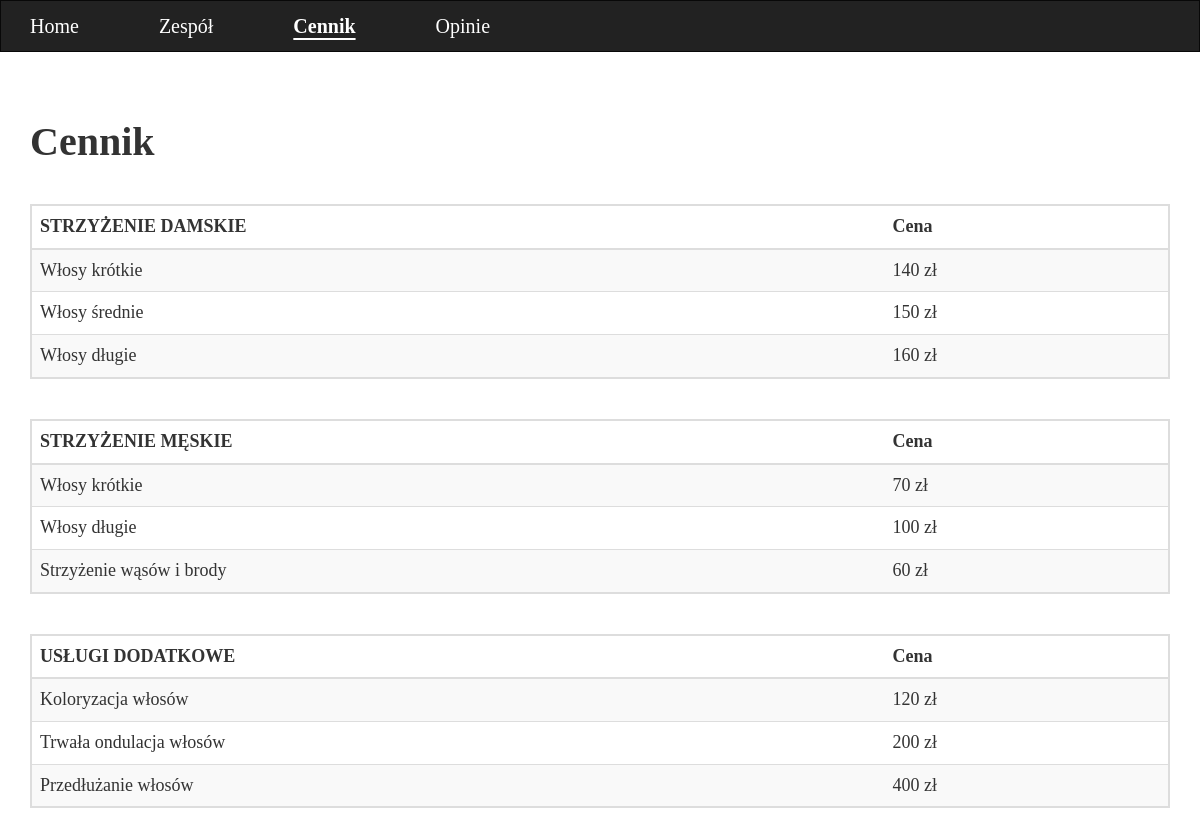
/cennik, run on the app's committed database.
### website/models.py (models this page shows)
class Price(db.Model):
    __tablename__ = 'prices'
    id = db.Column(db.Integer, primary_key=True)
    name = db.Column(db.String(50), nullable=False)
    price = db.Column(db.Integer, nullable=False)
    type = db.Column(db.String(10), nullable=False)

### website/views.py (the view)
@views.route('/cennik', methods=['GET'])
def prices():
    price_list = Price.query.all()  # zapytanie do bazy pobierające wszystkie obiekty klasy Price
    return render_template('prices.html', current_page='cennik', price_list=price_list)

### website/templates/prices.html (shortened to what this page needs)
{% extends "base.html" %}
{% block content %}
<div class="container" style="padding-top: 100px;">
  <h1 class="header">Cennik</h1>
  {% for x in ['damskie', 'męskie', 'dodatkowe'] %}
    <table class="table table-striped">
      <thead>
        <tr>
          {% if x == 'dodatkowe' %}
            <th>USŁUGI DODATKOWE</th>
          {% else %}
            <th>STRZYŻENIE {{ x.upper() }}</th>
          {% endif %}
          <th>Cena</th>
        </tr>
      </thead>
      <tbody>
        {% for price in price_list %}
          {% if price.type == x %}
            <tr>
              <td>{{ price.name }}</td>
              <td>{{ price.price }} zł</td>
            </tr>
          {% endif %}
        {% endfor %}
      </tbody>
    </table>
  {% endfor %}
</div>
{% endblock %}

### website/templates/prices.html (style rules this page uses)
.header { font-family: 'Verdana'; font-size: 40px; font-weight: bold; margin-bottom: 20px; }
.table-striped { font-family: 'Verdana'; margin-top: 40px; font-size: 18px; border: 2px solid #ddd; border-radius: 2px; }
.table-striped td:nth-child(1) { width: 75%; }

### data on the page
Price: name "Włosy krótkie", price "140"
Price: name "Włosy średnie", price "150"
Price: name "Włosy długie", price "160"
Price: name "Włosy krótkie", price "70"
Price: name "Włosy długie", price "100"
Price: name "Strzyżenie wąsów i brody", price "60"
Price: name "Koloryzacja włosów", price "120"
Price: name "Trwała ondulacja włosów", price "200"
Price: name "Przedłużanie włosów", price "400"

### other printed values
{{ x.upper() }} "DAMSKIE" "MĘSKIE"
